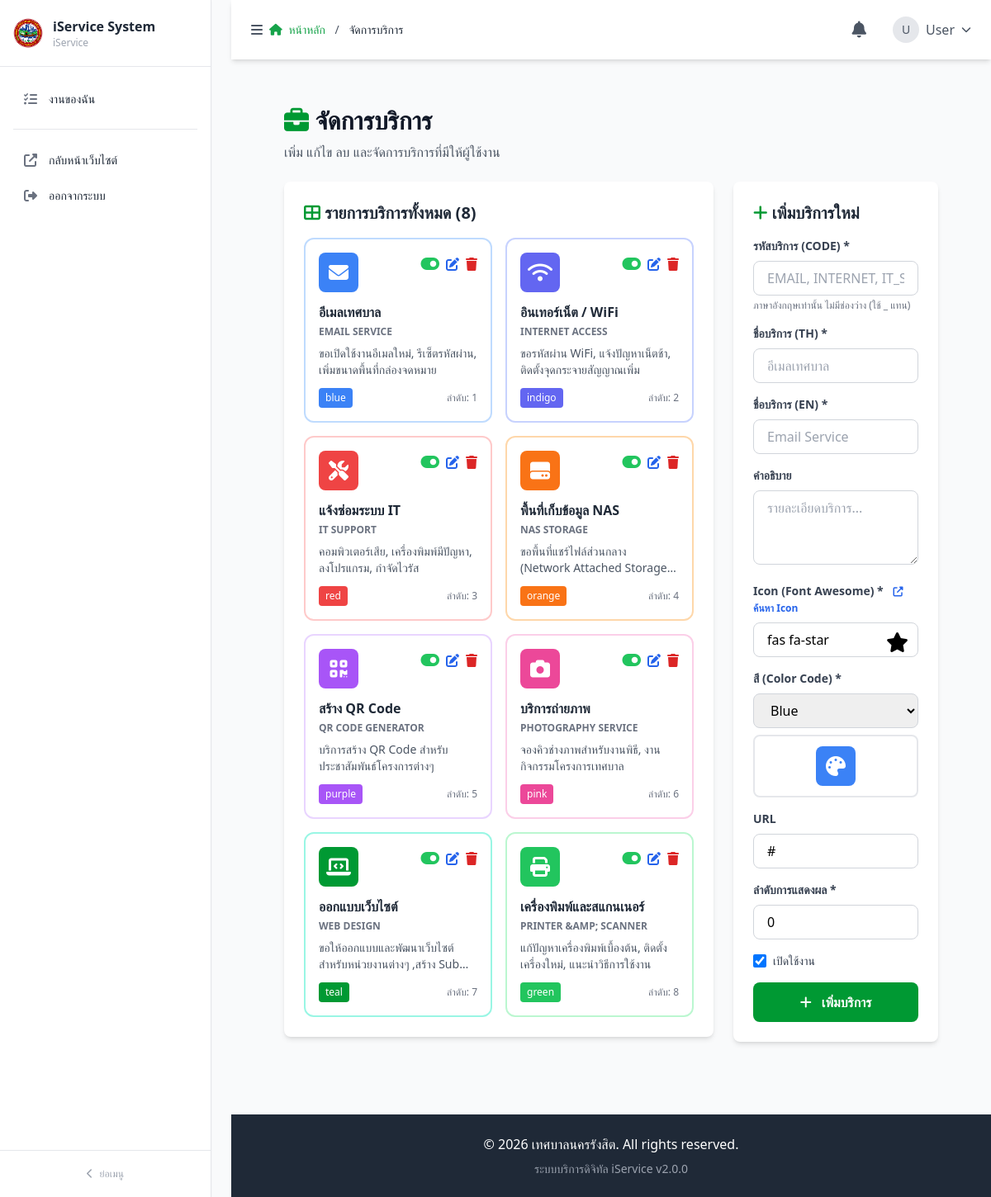
/admin/my_service.php, run on the app's committed database.
### tables this page shows
CREATE TABLE `my_service` (
  `id` int(11) NOT NULL,
  `service_code` varchar(50) NOT NULL COMMENT 'รหัสบริการ',
  `service_name` varchar(100) NOT NULL COMMENT 'ชื่อบริการ (ภาษาไทย)',
  `service_name_en` varchar(100) NOT NULL COMMENT 'ชื่อบริการ (ภาษาอังกฤษ)',
  `description` text DEFAULT NULL COMMENT 'คำอธิบายบริการ',
  `icon` varchar(50) DEFAULT NULL COMMENT 'Font Awesome icon class',
  `color_code` varchar(20) DEFAULT 'blue' COMMENT 'สี',
  `service_url` varchar(255) DEFAULT '#' COMMENT 'URL สำหรับคลิก',
  `is_active` tinyint(1) NOT NULL DEFAULT 1 COMMENT '1 = แสดง, 0 = ซ่อน',
  `display_order` int(11) NOT NULL DEFAULT 0 COMMENT 'ลำดับการแสดงผล',
  `created_at` timestamp NOT NULL DEFAULT current_timestamp(),
  `updated_at` timestamp NOT NULL DEFAULT current_timestamp() ON UPDATE current_timestamp()
);

### admin/my_service.php (the view, shortened to what this page needs)
<?php
require_once '../config/database.php';
$services = [];
$result = $conn->query("SELECT * FROM my_service ORDER BY display_order ASC");
while ($row = $result->fetch_assoc()) {
    $services[] = $row;
}
$color_map = [
    'blue' => ['bg' => 'bg-blue-500', 'text' => 'text-blue-600', 'border' => 'border-blue-200'],
    'indigo' => ['bg' => 'bg-indigo-500', 'text' => 'text-indigo-600', 'border' => 'border-indigo-200'],
    'red' => ['bg' => 'bg-red-500', 'text' => 'text-red-600', 'border' => 'border-red-200'],
    'orange' => ['bg' => 'bg-orange-500', 'text' => 'text-orange-600', 'border' => 'border-orange-200'],
    'purple' => ['bg' => 'bg-purple-500', 'text' => 'text-purple-600', 'border' => 'border-purple-200'],
    'pink' => ['bg' => 'bg-pink-500', 'text' => 'text-pink-600', 'border' => 'border-pink-200'],
    'teal' => ['bg' => 'bg-teal-500', 'text' => 'text-teal-600', 'border' => 'border-teal-200'],
    'green' => ['bg' => 'bg-green-500', 'text' => 'text-green-600', 'border' => 'border-green-200'],
    'gray' => ['bg' => 'bg-gray-500', 'text' => 'text-gray-600', 'border' => 'border-gray-200'],
    'yellow' => ['bg' => 'bg-yellow-500', 'text' => 'text-yellow-600', 'border' => 'border-yellow-200'],
];
?>
<?php
include 'admin-layout/header.php';
include 'admin-layout/sidebar.php';
include 'admin-layout/topbar.php';
?>
<main class="main-content-transition lg:ml-0">
    <div class="px-4 sm:px-6 lg:px-8 py-6">
        <div class="mb-6">
            <h1 class="text-3xl font-bold text-gray-900">
                <i class="fas fa-briefcase text-teal-600"></i> จัดการบริการ
            </h1>
            <p class="mt-2 text-gray-600">เพิ่ม แก้ไข ลบ และจัดการบริการที่มีให้ผู้ใช้งาน</p>
        </div>
        <div class="grid grid-cols-1 lg:grid-cols-3 gap-6">
            <div class="lg:col-span-2">
                <div class="bg-white rounded-lg shadow-md p-6">
                    <h2 class="text-xl font-bold text-gray-800 mb-4">
                        <i class="fas fa-th-large text-teal-600"></i> รายการบริการทั้งหมด (<?= count($services) ?>)
                    </h2>
                    <div class="grid grid-cols-1 md:grid-cols-2 gap-4" id="serviceList">
                        <?php foreach ($services as $service):
                            $colors = $color_map[$service['color_code']] ?? $color_map['blue'];
                        ?>
                            <div class="border-2 <?= $colors['border'] ?> rounded-xl p-4 hover:shadow-lg transition <?= !$service['is_active'] ? 'opacity-50' : '' ?>">
                                <div class="flex items-start justify-between mb-3">
                                    <div class="w-12 h-12 <?= $colors['bg'] ?> rounded-lg flex items-center justify-center text-white text-2xl">
                                        <i class="<?= htmlspecialchars($service['icon']) ?>"></i>
                                    </div>
                                    <div class="flex space-x-2">
                                        <button onclick="toggleActive(<?= $service['id'] ?>, <?= $service['is_active'] ? 0 : 1 ?>)" class="text-gray-400 hover:text-gray-600" title="เปิด/ปิด">
                                            <?php if ($service['is_active']): ?>
                                                <i class="fas fa-toggle-on text-green-500 text-xl"></i>
                                            <?php else: ?>
                                                <i class="fas fa-toggle-off text-red-500 text-xl"></i>
                                            <?php endif; ?>
                                        </button>
                                        <button onclick="editService(<?= $service['id'] ?>)" class="text-blue-600 hover:text-blue-800">
                                            <i class="fas fa-edit"></i>
                                        </button>
                                        <button onclick="deleteService(<?= $service['id'] ?>)" class="text-red-600 hover:text-red-800">
                                            <i class="fas fa-trash"></i>
                                        </button>
                                    </div>
                                </div>
                                <h3 class="font-bold text-gray-800 mb-1"><?= htmlspecialchars($service['service_name']) ?></h3>
                                <p class="text-xs text-gray-500 mb-2 uppercase font-semibold"><?= htmlspecialchars($service['service_name_en']) ?></p>
                                <p class="text-sm text-gray-600 mb-3 line-clamp-2"><?= htmlspecialchars($service['description']) ?></p>
                                <div class="flex items-center justify-between text-xs text-gray-500">
                                    <span class="<?= $colors['bg'] ?> text-white px-2 py-1 rounded"><?= $service['color_code'] ?></span>
                                    <span>ลำดับ: <?= $service['display_order'] ?></span>
                                </div>
                            </div>
                        <?php endforeach; ?>
                    </div>
                </div>
            </div>
            <div class="lg:col-span-1">
                <div class="bg-white rounded-lg shadow-md p-6 sticky top-4">
                    <h2 class="text-xl font-bold text-gray-800 mb-4" id="formTitle">
                        <i class="fas fa-plus text-teal-600"></i> เพิ่มบริการใหม่
                    </h2>
                    <form id="serviceForm" class="space-y-4">
                        <div>
                            <label class="block text-sm font-semibold text-gray-700 mb-2">รหัสบริการ (CODE) *</label>
                            <input type="text" name="service_code" id="service_code" required
                                   placeholder="EMAIL, INTERNET, IT_SUPPORT"
                                   class="w-full border border-gray-300 rounded-lg px-4 py-2 uppercase focus:ring-2 focus:ring-teal-500 focus:border-transparent">
                            <p class="text-xs text-gray-500 mt-1">ภาษาอังกฤษเท่านั้น ไม่มีช่องว่าง (ใช้ _ แทน)</p>
                        </div>
                        <div>
                            <label class="block text-sm font-semibold text-gray-700 mb-2">ชื่อบริการ (TH) *</label>
                            <input type="text" name="service_name" id="service_name" required
                                   placeholder="อีเมลเทศบาล"
                                   class="w-full border border-gray-300 rounded-lg px-4 py-2 focus:ring-2 focus:ring-teal-500 focus:border-transparent">
                        </div>
                        <div>
                            <label class="block text-sm font-semibold text-gray-700 mb-2">ชื่อบริการ (EN) *</label>
                            <input type="text" name="service_name_en" id="service_name_en" required
                                   placeholder="Email Service"
                                   class="w-full border border-gray-300 rounded-lg px-4 py-2 focus:ring-2 focus:ring-teal-500 focus:border-transparent">
                        </div>
                        <div>
                            <label class="block text-sm font-semibold text-gray-700 mb-2">คำอธิบาย</label>
                            <textarea name="description" id="description" rows="3"
                                      placeholder="รายละเอียดบริการ..."
                                      class="w-full border border-gray-300 rounded-lg px-4 py-2 focus:ring-2 focus:ring-teal-500 focus:border-transparent"></textarea>
                        </div>
                        <div>
                            <label class="block text-sm font-semibold text-gray-700 mb-2">
                                Icon (Font Awesome) *
                                <a href="https://fontawesome.com/icons" target="_blank" class="text-xs text-blue-600 ml-2">
                                    <i class="fas fa-external-link-alt"></i> ค้นหา Icon
                                </a>
                            </label>
                            <div class="relative">
                                <input type="text" name="icon" id="iconInput" required
                                       value="fas fa-star"
                                       placeholder="fas fa-envelope"
                                       class="w-full border border-gray-300 rounded-lg px-4 py-2 pr-12 focus:ring-2 focus:ring-teal-500 focus:border-transparent">
                                <div class="absolute right-3 top-2 text-2xl" id="iconPreview">
                                    <i class="fas fa-star"></i>
                                </div>
                            </div>
                        </div>
                        <div>
                            <label class="block text-sm font-semibold text-gray-700 mb-2">สี (Color Code) *</label>
                            <select name="color_code" id="colorSelect" required
                                    class="w-full border border-gray-300 rounded-lg px-4 py-2 focus:ring-2 focus:ring-teal-500 focus:border-transparent">
                                <?php foreach ($color_map as $color_name => $color_classes): ?>
                                    <option value="<?= $color_name ?>" <?= $color_name == 'blue' ? 'selected' : '' ?>>
                                        <?= ucfirst($color_name) ?>
                                    </option>
                                <?php endforeach; ?>
                            </select>
                            <div class="mt-2 p-3 border-2 rounded-lg text-center" id="colorPreview">
                                <div class="w-12 h-12 mx-auto rounded-lg flex items-center justify-center text-white text-2xl bg-blue-500">
                                    <i class="fas fa-palette"></i>
                                </div>
                            </div>
                        </div>
                        <div>
                            <label class="block text-sm font-semibold text-gray-700 mb-2">URL</label>
                            <input type="text" name="service_url" id="service_url"
                                   value="#"
                                   placeholder="service-email.php, #, https://..."
                                   class="w-full border border-gray-300 rounded-lg px-4 py-2 focus:ring-2 focus:ring-teal-500 focus:border-transparent">
                        </div>
                        <div>
                            <label class="block text-sm font-semibold text-gray-700 mb-2">ลำดับการแสดงผล *</label>
                            <input type="number" name="display_order" id="display_order" required
                                   value="0"
                                   class="w-full border border-gray-300 rounded-lg px-4 py-2 focus:ring-2 focus:ring-teal-500 focus:border-transparent">
                        </div>
                        <div class="flex items-center">
                            <input type="checkbox" name="is_active" id="is_active" checked
                                   class="w-4 h-4 text-teal-600 border-gray-300 rounded focus:ring-teal-500">
                            <label for="is_active" class="ml-2 text-sm font-medium text-gray-700">เปิดใช้งาน</label>
                        </div>
                        <div class="flex space-x-3">
                            <button type="submit" id="submitBtn"
                                    class="flex-1 bg-teal-600 hover:bg-teal-700 text-white px-6 py-3 rounded-lg font-semibold transition">
                                <i class="fas fa-plus mr-2"></i> เพิ่มบริการ
                            </button>
                        </div>
                    </form>
                </div>
            </div>
        </div>
    </div>
</main>
<?php
include 'admin-layout/footer.php';
?>

### admin/admin-layout/header.php (style rules this page uses)
.bg-primary-500, .bg-teal-500, .bg-teal-600 { background-color: #009933 !important; }
.text-primary-500, .text-primary-600, .text-teal-500, .text-teal-600 { color: #009933 !important; }
.main-content-transition { transition: margin-left 0.3s ease-in-out; }

### admin/admin-layout/sidebar.php (style rules this page uses)
:root { --sidebar-bg: #ffffff; --sidebar-border: #e5e7eb; --sidebar-text: #1f2937; --sidebar-text-muted: #6b7280; --sidebar-hover: #f3f4f6; --sidebar-active-bg: #ecfdf5; --sidebar-active-text: #009933; --sidebar-active-border: #009933; --sidebar-section-text: #9ca3af; }

### data on the page
my_service: is_active 1 (drawn), service_name "อีเมลเทศบาล", service_name_en "EMAIL SERVICE", description "ขอเปิดใช้งานอีเมลใหม่, รีเซ็ตรหัสผ่าน, เพิ่มขนาดพื้นที่กล่องจดหมาย", color_code "blue", display_order "1"
my_service: is_active 1 (drawn), service_name "อินเทอร์เน็ต / WiFi", service_name_en "INTERNET ACCESS", description "ขอรหัสผ่าน WiFi, แจ้งปัญหาเน็ตช้า, ติดตั้งจุดกระจายสัญญาณเพิ่ม", color_code "indigo", display_order "2"
my_service: is_active 1 (drawn), service_name "แจ้งซ่อมระบบ IT", service_name_en "IT SUPPORT", description "คอมพิวเตอร์เสีย, เครื่องพิมพ์มีปัญหา, ลงโปรแกรม, กำจัดไวรัส", color_code "red", display_order "3"
my_service: is_active 1 (drawn), service_name "พื้นที่เก็บข้อมูล NAS", service_name_en "NAS STORAGE", description "ขอพื้นที่แชร์ไฟล์ส่วนกลาง (Network Attached…", color_code "orange", display_order "4"
my_service: is_active 1 (drawn), service_name "สร้าง QR Code", service_name_en "QR CODE GENERATOR", description "บริการสร้าง QR Code สำหรับประชาสัมพันธ์โครงการต่างๆ", color_code "purple", display_order "5"
my_service: is_active 1 (drawn), service_name "บริการถ่ายภาพ", service_name_en "PHOTOGRAPHY SERVICE", description "จองคิวช่างภาพสำหรับงานพิธี, งานกิจกรรมโครงการเทศบาล", color_code "pink", display_order "6"
my_service: is_active 1 (drawn), service_name "ออกแบบเว็บไซต์", service_name_en "WEB DESIGN", description "ขอให้ออกแบบและพัฒนาเว็บไซต์สำหรับหน่วยงานต่างๆ ,สร้าง…", color_code "teal", display_order "7"
my_service: is_active 1 (drawn), service_name "เครื่องพิมพ์และสแกนเนอร์", service_name_en "PRINTER &AMP; SCANNER", description "แก้ปัญหาเครื่องพิมพ์เบื้องต้น, ติดตั้งเครื่องใหม่, แนะนำวิธีการใช้งาน", color_code "green", display_order "8"

### other printed values
$sidebar_app_name "iService System"
$sidebar_org_name "iService"
$item['label'] "งานของฉัน"
$item['label'] "หน้าหลัก"
$item['label'] "จัดการบริการ"
substr($user['username'] ?? 'A', 0, 1) "U"
$user['username'] "User"
count($services) "8"
form field color_code "Blue"
